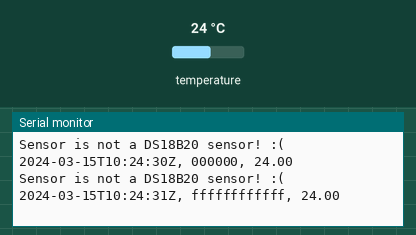
This sketch was run on a simulated Arduino Uno, built with avr-gcc and run on an emulated ATmega328P. Parts: the last lines printed to the serial monitor. The inputs (shaded band) are chosen by the test bench; at power-on: temperature 24 °C. The local clock reads 2024-03-15 10:24:30 at power-on unless the sketch sets it; storage starts empty.

Above: at 1.8 s.
1.9 s: temperature set to 12 °C
At 3.0 s:
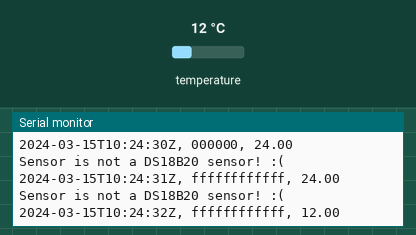
3.4 s: temperature set to 19 °C
At 3.4 s:
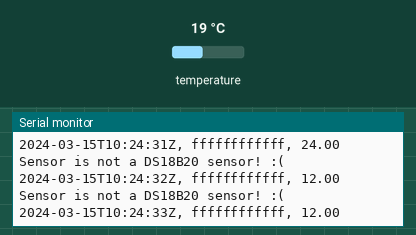
Timing chart, 0 to 6.4 s (numbered marks = the images above; inputs shaded):
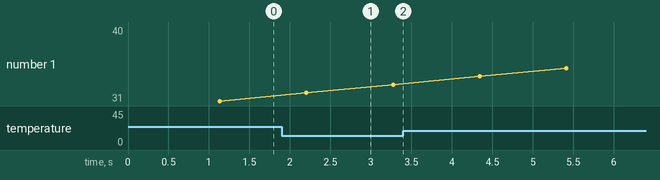

The sketch:

temperature_logger.ino
```cpp
/****CourseElectronics
 Author:Danai Filippou
 Date:01/03/2023

*****/


#include <SD.h>
#include <SPI.h>
#include <RTClib.h>
#include <OneWire.h>

#include "ds18b20_commands.h"
const String logfile = "logfile";


RTC_DS1307 rtc;

OneWire ow(4); /** keep digital to 4 to have same setup as the rest **/


void setup() {
  // put your setup code here, to run once:
  Serial.begin(9600);

  if(!rtc.begin()) {
    Serial.println("RTC is NOT running :( Let's set the time now! :) ");
    rtc.adjust(DateTime(F(__DATE__),F(__TIME__)));
  }
  if (!SD.begin()) {
    Serial.println("SD module initialization failed or Card is not present :( ");
    return;
  }

}

void loop() {
  byte rom_code[8]; // create an array containing 8 elements of type byte for the rom command
  byte sp_data[9]; // array of 9 bytes //we want to read bytes thats why 9
  // Start 1st sequence to read out the rom code (sensor family on LSB, then 48-bit registration number)
  ow.reset();
  ow.write(READ_ROM); // skip ROM
  for (int i=0; i<8; i++) {
    rom_code[i] = ow.read();
  }
  if(rom_code[0] != IS_DS18B20_SENSOR){
    Serial.println("Sensor is not a DS18B20 sensor! :( ");
  }
  // store next 6 bytes in a string
  String registration_number;
  for (int i=1; i<7; i++) {
    registration_number += String(rom_code[i],HEX);
  }

  //Start sequence for converting temperatures
  ow.reset();
  ow.write(SKIP_ROM);
  ow.write(READ_SCRATCHPAD);
  for (int i=0; i<9; i++){
    sp_data[i] = ow.read();

  }
  int16_t tempRead = sp_data[1] << 8| sp_data[0];  // need to have a 16 bit integer as it says on the datasheet
 // TODO: check why the MSByte is just 1 integer?

  float tempCelsius = tempRead / 16.0; // divide by 2^4 = 16 for 4 digits after the comma

  printOutput(getISOtime());
  printOutput(", ");
  printOutput(registration_number);
  printOutput(", ");
  printOutputln((String)tempCelsius);

  delay(1000);
}
```

ds18b20_commands.h
```cpp
/*
required HEX commands for working with the DS18b20 sensor
*/

#define CONVERT_T 0x44
#define READ_ROM 0x33
#define SKIP_ROM 0xCC
#define READ_SCRATCHPAD 0xBE

#define IS_DS18B20_SENSOR 0x28
```

helper.ino
```cpp
/***********************************************************
 Author: Markus Ritschel
 eMail:  git@markusritschel.de
 Date:   2023-03-01

 This module holds a bunch of helper  functions for
 - timestamp creation
 - two-digit string formatting
 - writing simultaneously to SD card and to terminal output
************************************************************/


String getISOtime() {
    /* Create a timestamp of the ISO8601 format */
    DateTime now = rtc.now();
    String ISO8601_time = "";

    ISO8601_time +=  now.year();
    ISO8601_time +=  "-";
    ISO8601_time +=  twodigits(now.month());
    ISO8601_time +=  "-";
    ISO8601_time +=  twodigits(now.day());
    ISO8601_time +=  "T";
    ISO8601_time +=  twodigits(now.hour());
    ISO8601_time +=  ":";
    ISO8601_time +=  twodigits(now.minute());
    ISO8601_time +=  ":";
    ISO8601_time +=  twodigits(now.second());
    ISO8601_time +=  "Z";

    return ISO8601_time;
}


String twodigits(int x) {
    /* Helper function to format datetime elements as two digit (leading zeros) string */
    String output = "";
    if (x < 10) {
        output += "0";
        output += x;
    } else {
        output = x;
    }
    return output;
}


void printOutput(String dataString) {
    /* Helper function to write a string to both the Serial output and the SD card */
    File dataFile = SD.open(logfile, FILE_WRITE);
    // if the file is available, write to it and close it again
    if (dataFile) {
        dataFile.print(dataString);
        dataFile.close();
    };
    Serial.print(dataString);
}


void printOutputln(String dataString) {
    /* Helper function to write a line to both the Serial output and the SD card */
    File dataFile = SD.open(logfile, FILE_WRITE);
    // if the file is available, write to it and close it again
    if (dataFile) {
        dataFile.println(dataString);
        dataFile.close();
    };
    Serial.println(dataString);
}
```

Measured:
- after the input at 1.9 s, the serial monitor: prints a new line after 0.31 s (image 1)
